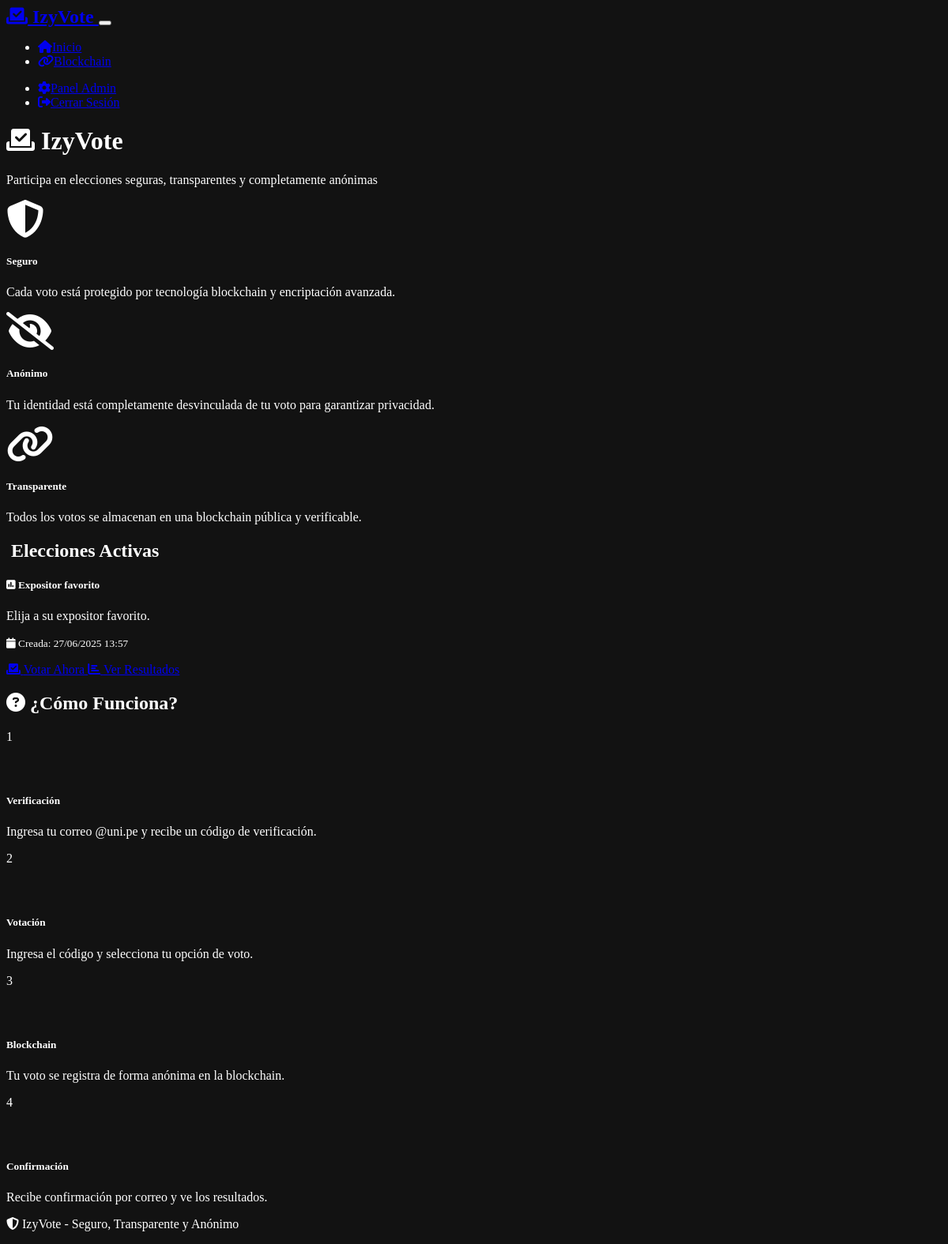
The page / (signed in) on the database its author committed.
### models.py (models this page shows, shortened)
class Election(db.Model):
    id = db.Column(db.Integer, primary_key=True)
    title = db.Column(db.String(200), nullable=False)
    description = db.Column(db.Text)
    options = db.Column(db.Text, nullable=False)  # JSON string para opciones de votación
    is_active = db.Column(db.Boolean, default=True)
    created_at = db.Column(db.DateTime, default=datetime.utcnow)

### routes.py (the view)
@app.route('/')
def index():
    active_elections = Election.query.filter_by(is_active=True).all()
    return render_template('index.html', elections=active_elections)

### templates/index.html (shortened to what this page needs)
{% extends "base.html" %}
{% block content %}
<div class="row">
    <div class="col-12">
        <div class="text-center mb-5">
            <h1 class="display-4 mb-3">
                <i class="fas fa-vote-yea text-primary me-3"></i>
                IzyVote
            </h1>
            <p class="lead text-muted">
                Participa en elecciones seguras, transparentes y completamente anónimas
            </p>
        </div>
    </div>
</div>
<div class="row mb-5">
    <div class="col-md-4">
        <div class="card h-100 border-0 bg-dark">
            <div class="card-body text-center">
                <i class="fas fa-shield-alt fa-3x text-success mb-3"></i>
                <h5 class="card-title">Seguro</h5>
                <p class="card-text">Cada voto está protegido por tecnología blockchain y encriptación avanzada.</p>
            </div>
        </div>
    </div>
    <div class="col-md-4">
        <div class="card h-100 border-0 bg-dark">
            <div class="card-body text-center">
                <i class="fas fa-eye-slash fa-3x text-info mb-3"></i>
                <h5 class="card-title">Anónimo</h5>
                <p class="card-text">Tu identidad está completamente desvinculada de tu voto para garantizar privacidad.</p>
            </div>
        </div>
    </div>
    <div class="col-md-4">
        <div class="card h-100 border-0 bg-dark">
            <div class="card-body text-center">
                <i class="fas fa-link fa-3x text-warning mb-3"></i>
                <h5 class="card-title">Transparente</h5>
                <p class="card-text">Todos los votos se almacenan en una blockchain pública y verificable.</p>
            </div>
        </div>
    </div>
</div>
<div class="row">
    <div class="col-12">
        <h2 class="mb-4">
            Elecciones Activas
        </h2>
        {% if elections %}
            <div class="row">
                {% for election in elections %}
                    <div class="col-md-6 col-lg-4 mb-4">
                        <div class="card h-100 border-primary">
                            <div class="card-header bg-primary text-white">
                                <h5 class="card-title mb-0">
                                    <i class="fas fa-poll me-2"></i>
                                    {{ election.title }}
                                </h5>
                            </div>
                            <div class="card-body">
                                {% if election.description %}
                                    <p class="card-text">{{ election.description }}</p>
                                {% endif %}
                                <p class="card-text">
                                    <small class="text-muted">
                                        <i class="fas fa-calendar me-1"></i>
                                        Creada: {{ election.created_at.strftime('%d/%m/%Y %H:%M') }}
                                    </small>
                                </p>
                                <div class="d-grid gap-2">
                                    <a href="{{ url_for('verify_email', election_id=election.id) }}"
                                       class="btn btn-primary">
                                        <i class="fas fa-vote-yea me-2"></i>
                                    </a>
                                    <a href="{{ url_for('results', election_id=election.id) }}"
                                       class="btn btn-outline-secondary">
                                        <i class="fas fa-chart-bar me-2"></i>
                                    </a>
                                </div>
                            </div>
                        </div>
                    </div>
                {% endfor %}
            </div>
        {% else %}
            <div class="text-center py-5">
                <i class="fas fa-inbox fa-4x text-muted mb-3"></i>
                <h4 class="text-muted">No hay elecciones activas</h4>
                <p class="text-muted">Las elecciones aparecerán aquí cuando estén disponibles.</p>
            </div>
        {% endif %}
    </div>
</div>
<div class="row mt-5">
    <div class="col-12">
        <h2 class="mb-4">
            <i class="fas fa-question-circle me-2"></i>
            ¿Cómo Funciona?
        </h2>
        <div class="row">
            <div class="col-md-3 text-center mb-4">
                <div class="bg-primary rounded-circle d-inline-flex align-items-center justify-content-center mb-3"
                     style="width: 60px; height: 60px;">
                    <span class="text-white fw-bold fs-4">1</span>
                </div>
                <h5>Verificación</h5>
                <p class="text-muted">Ingresa tu correo @uni.pe y recibe un código de verificación.</p>
            </div>
            <div class="col-md-3 text-center mb-4">
                <div class="bg-success rounded-circle d-inline-flex align-items-center justify-content-center mb-3"
                     style="width: 60px; height: 60px;">
                    <span class="text-white fw-bold fs-4">2</span>
                </div>
                <h5>Votación</h5>
                <p class="text-muted">Ingresa el código y selecciona tu opción de voto.</p>
            </div>
            <div class="col-md-3 text-center mb-4">
                <div class="bg-info rounded-circle d-inline-flex align-items-center justify-content-center mb-3"
                     style="width: 60px; height: 60px;">
                    <span class="text-white fw-bold fs-4">3</span>
                </div>
                <h5>Blockchain</h5>
                <p class="text-muted">Tu voto se registra de forma anónima en la blockchain.</p>
            </div>
            <div class="col-md-3 text-center mb-4">
                <div class="bg-warning rounded-circle d-inline-flex align-items-center justify-content-center mb-3"
                     style="width: 60px; height: 60px;">
                    <span class="text-white fw-bold fs-4">4</span>
                </div>
                <h5>Confirmación</h5>
                <p class="text-muted">Recibe confirmación por correo y ve los resultados.</p>
            </div>
        </div>
    </div>
</div>
{% endblock %}

### static/style.css (style rules this page uses)
:root { --primary-color: #0d6efd; --success-color: #198754; --info-color: #0dcaf0; --warning-color: #ffc107; --danger-color: #dc3545; }
body { background-color: #121212; color: #ffffff; }
.card { transition: transform 0.2s ease-in-out, box-shadow 0.2s ease-in-out; }
.btn { transition: all 0.2s ease-in-out; }
html { scroll-behavior: smooth; }

### rows shown on the page
Election: title "Expositor favorito", description "Elija a su expositor favorito.", created_at "27/06/2025 13:57"
